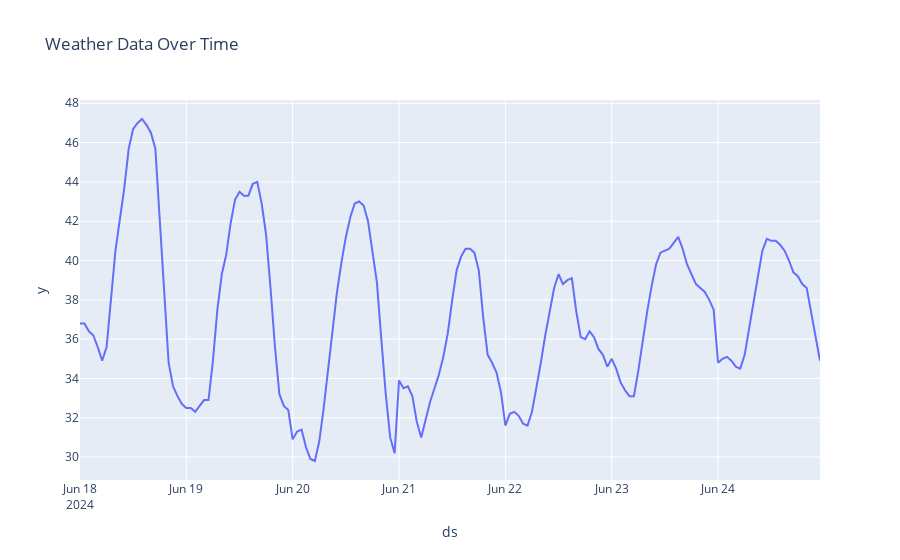

The cell this chart's notebook holds for it:
### Code cell
fig = px.line(weather01, x='ds', y='y', title='Weather Data Over Time')
fig.show()

### Figure 1 — Plotly figure (JSON) as saved in the notebook; plotly's stock layout.template omitted (floating-point values rounded to 4 significant figures; data arrays with more than 128 entries replaced by an {"elided": "..."} marker saying what was removed)
{"data": [{"hovertemplate": "ds=%{x}<br>y=%{y}<extra></extra>", "legendgroup": "", "line": {"color": "#636efa", "dash": "solid"}, "marker": {"symbol": "circle"}, "mode": "lines", "name": "", "orientation": "v", "showlegend": false, "type": "scatter", "x": {"elided": "168 str values"}, "xaxis": "x", "y": {"elided": "168 float values"}, "yaxis": "y"}], "layout": {"legend": {"tracegroupgap": 0}, "title": {"text": "Weather Data Over Time"}, "xaxis": {"anchor": "y", "domain": [0, 1], "title": {"text": "ds"}}, "yaxis": {"anchor": "x", "domain": [0, 1], "title": {"text": "y"}}}}
